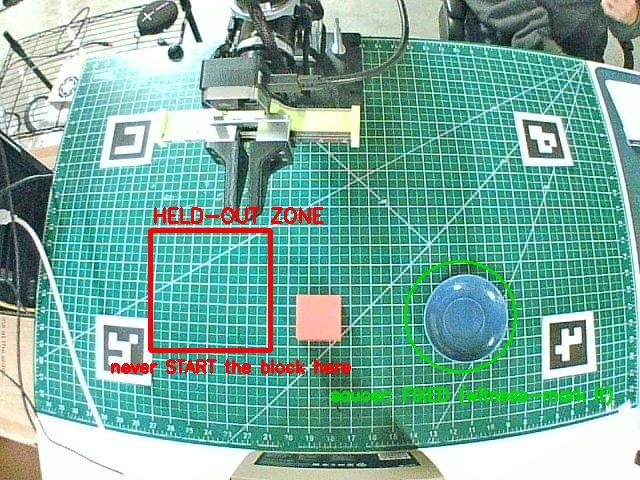
#> input picture b601/registry/b601_train_zones.jpg, 640 x 480 px; its folder holds only this picture in this run
$ python -i perception.py   (imports and definitions only)
#> lines starting #> are read from the running program, lines starting #| are printed output that depends on the picture; after the words box and inside, x2 and y2 are one past the last pixel; in counts of white or black regions, pixels touching at a corner belong together
"""Agentview perception for the harness: block pixel and in-saucer check.

Same HSV red gate as every audit and the staging build (single source of
truth for "what counts as the red block"). Both functions fail closed:
bad input reads as "nothing found".

block_pixel: largest red component >= MIN_AREA px, top TOP_MASK rows
masked (desk clutter). NOTE the gate also passes skin (measured: ep24's
end-state "blob" was the operator's hand) — which is why the success
check below is LOCAL to the saucer disk and never global-largest-blob.

saucer_red_fraction: fraction of red pixels inside the fixed saucer disk.
Calibrated on the corpus: placed blocks read 0.30-0.63 (p5 0.302 over the
167 healthy end states), trial starts read 0.000. Threshold 0.20 in the
harness config keeps 1.5x margin below the worst healthy placement.
"""
from __future__ import annotations

import cv2
import numpy as np

# Saturation floor 55 (was 70): measured 2026-08-28 after the glare fix, the
# worst spot on the mat (upper H-zone edge) still washes the block to S=72 —
# a 2-point margin at gate 70. 55 clears it with margin; the mat itself
# cannot reach the red hue band, and the skin-at-reset exposure is unchanged
# (skin passed 70 too — ep24). Recalibrate from v2 corpus at build time.
HSV_LOW1, HSV_HIGH1 = (0, 55, 90), (14, 255, 255)
HSV_LOW2, HSV_HIGH2 = (168, 55, 90), (180, 255, 255)
MIN_AREA = 250
TOP_MASK = 60


def _red_mask(frame_rgb):
    if not isinstance(frame_rgb, np.ndarray) or frame_rgb.ndim != 3 \
            or frame_rgb.shape[2] != 3 or frame_rgb.dtype != np.uint8:
        return None
    hsv = cv2.cvtColor(frame_rgb, cv2.COLOR_RGB2HSV)
#> hsv: shape (480, 640, 3); mean H, S, V 75.5, 101.9, 177.7
    return cv2.inRange(hsv, HSV_LOW1, HSV_HIGH1) | \
        cv2.inRange(hsv, HSV_LOW2, HSV_HIGH2)
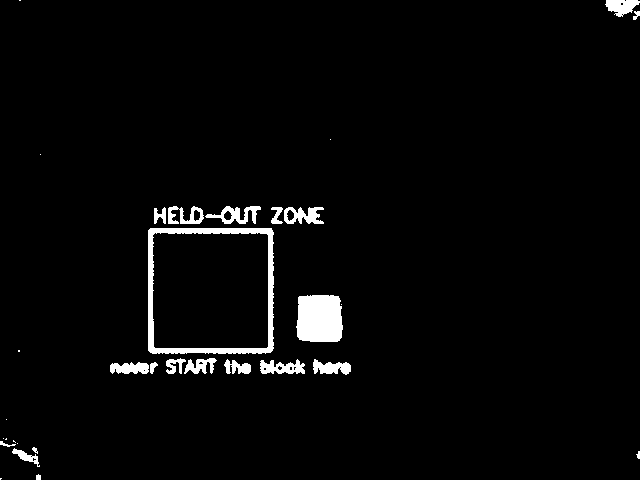
#> returned value: shape (480, 640); 2.9% white; 32 white regions (11 under 20 px), largest, box (x1, y1, x2, y2) and area: (148, 228, 274, 354) 2631, (296, 295, 343, 342) 2015, (205, 206, 261, 224) 455


def block_pixel(frame_rgb):
    """Centroid (x, y) of the largest red component, or None."""
    mask = _red_mask(frame_rgb)
    if mask is None:
        return None
    mask[:TOP_MASK, :] = 0
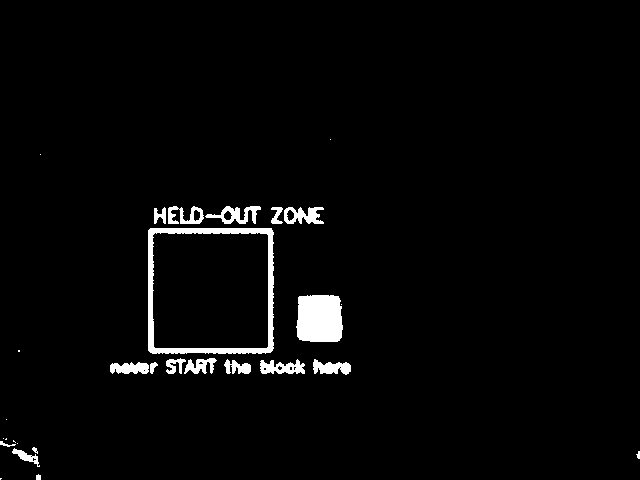
#> mask: shape (480, 640); 2.7% white; 29 white regions (10 under 20 px), largest, box (x1, y1, x2, y2) and area: (148, 228, 274, 354) 2631, (296, 295, 343, 342) 2015, (205, 206, 261, 224) 455
    cnt, _, stats, cents = cv2.connectedComponentsWithStats(mask)
#> cnt = 30; stats = 30 rows, first 6: [0, 0, 640, 480, 298805], [330, 139, 1, 1, 1], [40, 154, 1, 1, 1], [154, 207, 12, 17, 127], [168, 206, 36, 18, 350], [205, 206, 56, 18, 455]; cents = 30 pairs, first value 0.333 to 638.1, second value 139 to 478.3
    best = max((i for i in range(1, cnt) if stats[i, cv2.CC_STAT_AREA] >= MIN_AREA),
               key=lambda i: stats[i, cv2.CC_STAT_AREA], default=None)
#> best = 8
    if best is None:
        return None
    return float(cents[best][0]), float(cents[best][1])


def saucer_red_fraction(frame_rgb, center, radius) -> float:
    """Red fraction inside the saucer disk. Local by construction."""
    mask = _red_mask(frame_rgb)
    if mask is None:
        return 0.0
    h, w = mask.shape
    yy, xx = np.mgrid[0:h, 0:w]
    disk = (xx - center[0]) ** 2 + (yy - center[1]) ** 2 <= radius ** 2
    total = int(disk.sum())
    if total == 0:
        return 0.0
    return float(np.count_nonzero(mask[disk])) / total


def wrist_block_pixel(frame_rgb):
    """Centroid of the largest red component in the WRIST frame, or None.

    No top-row mask (the wrist looks at the mat, not the desk) and a larger
    area floor: at pre-grasp range the block is hundreds of px; small red
    flecks are reflections."""
    mask = _red_mask(frame_rgb)
    if mask is None:
        return None
    cnt, _, stats, cents = cv2.connectedComponentsWithStats(mask)
    best = max((i for i in range(1, cnt) if stats[i, cv2.CC_STAT_AREA] >= 400),
               key=lambda i: stats[i, cv2.CC_STAT_AREA], default=None)
    if best is None:
        return None
    return float(cents[best][0]), float(cents[best][1])

>>> import cv2
>>> picture = cv2.cvtColor(cv2.imread('../registry/b601_train_zones.jpg'), cv2.COLOR_BGR2RGB)
>>> result = block_pixel(picture)
#> result = (210.3, 289.9)
